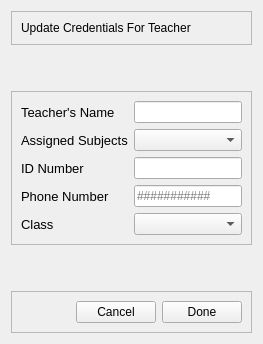
             <widget class="QWidget" name="page_17">
              <layout class="QVBoxLayout" name="verticalLayout_21">
               <item>
                <widget class="QFrame" name="frame_45">
                 <property name="frameShape">
                  <enum>QFrame::StyledPanel</enum>
                 </property>
                 <property name="frameShadow">
                  <enum>QFrame::Raised</enum>
                 </property>
                 <layout class="QHBoxLayout" name="horizontalLayout_34">
                  <item>
                   <widget class="QLabel" name="label_12">
                    <property name="text">
                     <string>Update Credentials For Teacher</string>
                    </property>
                   </widget>
                  </item>
                 </layout>
                </widget>
               </item>
               <item>
                <spacer name="verticalSpacer_10">
                 <property name="orientation">
                  <enum>Qt::Vertical</enum>
                 </property>
                 <property name="sizeHint" stdset="0">
                  <size>
                   <width>20</width>
                   <height>40</height>
                  </size>
                 </property>
                </spacer>
               </item>
               <item>
                <widget class="QFrame" name="frame_40">
                 <property name="frameShape">
                  <enum>QFrame::StyledPanel</enum>
                 </property>
                 <property name="frameShadow">
                  <enum>QFrame::Raised</enum>
                 </property>
                 <layout class="QHBoxLayout" name="horizontalLayout_29">
                  <item>
                   <layout class="QFormLayout" name="formLayout_8">
                    <item row="0" column="0">
                     <widget class="QLabel" name="TeachersNameLabel_5">
                      <property name="font">
                       <font>
                        <pointsize>10</pointsize>
                       </font>
                      </property>
                      <property name="text">
                       <string>Teacher's Name</string>
                      </property>
                     </widget>
                    </item>
                    <item row="0" column="1">
                     <widget class="QLineEdit" name="TeachersNameLineEdit_5">
                      <property name="font">
                       <font>
                        <pointsize>9</pointsize>
                       </font>
                      </property>
                     </widget>
                    </item>
                    <item row="1" column="0">
                     <widget class="QLabel" name="AssignedSubjects_2">
                      <property name="font">
                       <font>
                        <pointsize>10</pointsize>
                       </font>
                      </property>
                      <property name="text">
                       <string>Assigned Subjects</string>
                      </property>
                     </widget>
                    </item>
                    <item row="2" column="0">
                     <widget class="QLabel" name="IDNumberLabel_5">
                      <property name="font">
                       <font>
                        <pointsize>10</pointsize>
                       </font>
                      </property>
                      <property name="text">
                       <string>ID Number</string>
                      </property>
                     </widget>
                    </item>
                    <item row="2" column="1">
                     <widget class="QLineEdit" name="IDNumberLineEdit_5">
                      <property name="font">
                       <font>
                        <pointsize>9</pointsize>
                       </font>
                      </property>
                     </widget>
                    </item>
                    <item row="3" column="0">
                     <widget class="QLabel" name="phoneNumberLabel_5">
                      <property name="font">
                       <font>
                        <pointsize>10</pointsize>
                       </font>
                      </property>
                      <property name="text">
                       <string>Phone Number</string>
                      </property>
                     </widget>
                    </item>
                    <item row="3" column="1">
                     <widget class="QLineEdit" name="phoneNumberLineEdit_5">
                      <property name="font">
                       <font>
                        <pointsize>9</pointsize>
                       </font>
                      </property>
                      <property name="placeholderText">
                       <string>###########</string>
                      </property>
                     </widget>
                    </item>
                    <item row="4" column="0">
                     <widget class="QLabel" name="AssignedClass_2">
                      <property name="font">
                       <font>
                        <pointsize>10</pointsize>
                       </font>
                      </property>
                      <property name="text">
                       <string>Class</string>
                      </property>
                     </widget>
                    </item>
                    <item row="4" column="1">
                     <widget class="QComboBox" name="AssignedClassComboBox_5">
                      <property name="font">
                       <font>
                        <pointsize>9</pointsize>
                       </font>
                      </property>
                      <property name="cursor">
                       <cursorShape>PointingHandCursor</cursorShape>
                      </property>
                      <item>
                       <property name="text">
                        <string/>
                       </property>
                      </item>
                      <item>
                       <property name="text">
                        <string>1</string>
                       </property>
                      </item>
                      <item>
                       <property name="text">
                        <string>2</string>
                       </property>
                      </item>
                      <item>
                       <property name="text">
                        <string>3</string>
                       </property>
                      </item>
                      <item>
                       <property name="text">
                        <string>4</string>
                       </property>
                      </item>
                      <item>
                       <property name="text">
                        <string>5</string>
                       </property>
                      </item>
                     </widget>
                    </item>
                    <item row="1" column="1">
                     <widget class="QComboBox" name="AssignedSubjectsComboBox_5">
                      <property name="font">
                       <font>
                        <pointsize>9</pointsize>
                       </font>
                      </property>
                      <property name="cursor">
                       <cursorShape>PointingHandCursor</cursorShape>
                      </property>
                      <item>
                       <property name="text">
                        <string/>
                       </property>
                      </item>
                      <item>
                       <property name="text">
                        <string>Computer</string>
                       </property>
                      </item>
                      <item>
                       <property name="text">
                        <string>Science</string>
                       </property>
                      </item>
                      <item>
                       <property name="text">
                        <string>Mathematics</string>
                       </property>
                      </item>
                      <item>
                       <property name="text">
                        <string>English</string>
                       </property>
                      </item>
                      <item>
                       <property name="text">
                        <string>Social Studies</string>
                       </property>
                      </item>
                     </widget>
                    </item>
                   </layout>
                  </item>
                 </layout>
                </widget>
               </item>
               <item>
                <spacer name="verticalSpacer_11">
                 <property name="orientation">
                  <enum>Qt::Vertical</enum>
                 </property>
                 <property name="sizeHint" stdset="0">
                  <size>
                   <width>20</width>
                   <height>40</height>
                  </size>
                 </property>
                </spacer>
               </item>
               <item>
                <widget class="QFrame" name="frame_44">
                 <property name="frameShape">
                  <enum>QFrame::StyledPanel</enum>
                 </property>
                 <property name="frameShadow">
                  <enum>QFrame::Raised</enum>
                 </property>
                 <layout class="QHBoxLayout" name="horizontalLayout_33">
                  <item>
                   <spacer name="horizontalSpacer_19">
                    <property name="orientation">
                     <enum>Qt::Horizontal</enum>
                    </property>
                    <property name="sizeHint" stdset="0">
                     <size>
                      <width>40</width>
                      <height>20</height>
                     </size>
                    </property>
                   </spacer>
                  </item>
                  <item>
                   <widget class="QPushButton" name="pushButton_45">
                    <property name="cursor">
                     <cursorShape>PointingHandCursor</cursorShape>
                    </property>
                    <property name="text">
                     <string>Cancel</string>
                    </property>
                   </widget>
                  </item>
                  <item>
                   <widget class="QPushButton" name="pushButton_46">
                    <property name="cursor">
                     <cursorShape>PointingHandCursor</cursorShape>
                    </property>
                    <property name="text">
                     <string>Done</string>
                    </property>
                   </widget>
                  </item>
                 </layout>
                </widget>
               </item>
              </layout>
             </widget>
